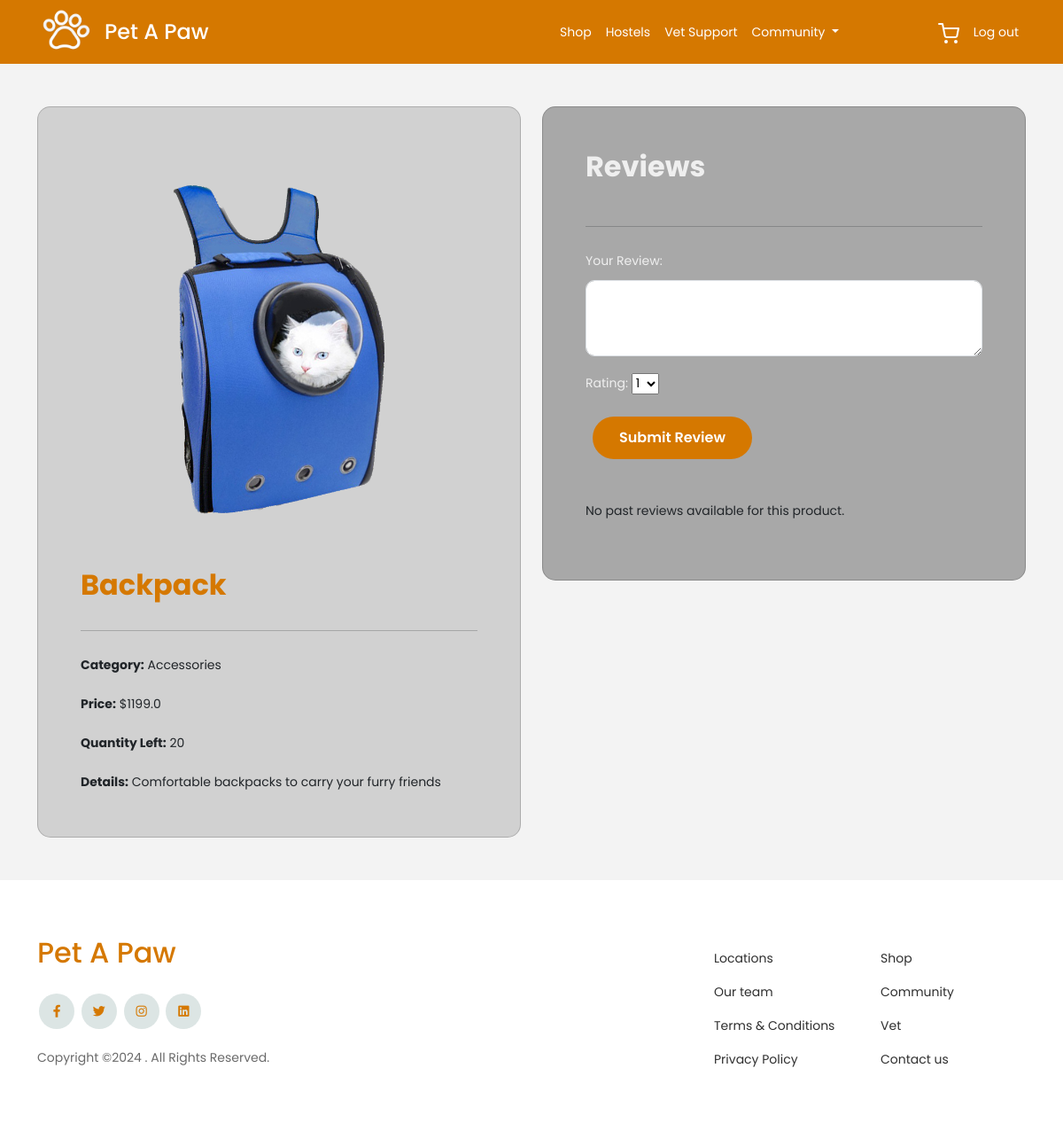
/shop/product/1/ (signed in), run on the app's committed database.
### shop/models.py (models this page shows, shortened)
class Product(models.Model):
    name = models.CharField(max_length=50)
    id = models.AutoField(primary_key=True)
    category = models.CharField(max_length=50, default="")
    price = models.FloatField(default=0)
    stock = models.IntegerField(default=0)
    details = models.TextField()
    image = models.ImageField(upload_to='product_images/', null=True, blank=True)

### shop/views.py (the view)
# urls.py: path('product/<int:id>/', views.product_view, name='single_product'),
def product_view(request, id):
    product = Product.objects.get(id=id)
    product_reviews = Review.objects.filter(product_id=id).order_by('-created_at')
    context = {'product': product, 'product_reviews': product_reviews}
    return render(request, 'shop/product.html', context=context)

### shop/templates/shop/product.html (shortened to what this page needs)
{% extends 'base.html' %}
{% load static %}
{% block content %}
    <section class="h-100 h-custom" style="background-color: #f3f3f3;">
        <div class="container py-5 h-100">
            <div class="row g-4">
                <div class="col-lg-6" >
                    <div class="card card-registration card-registration-2" style="border-radius: 15px; background-color:rgb(209, 209, 209);"">
                        <div class="card-body p-5">
                            <img src="{{ product.image.url }}" class="card-img-top mx-auto d-block" alt="Product Image">
                            <div class="d-flex justify-content-between align-items-center mt-4">
                                <h2 class="det-text fw-bold" style="color:#D57800;">{{ product.name }}</h2>
                            </div>
                            <hr class="my-4">
                            <p class="card-text ss-text"><strong>Category:</strong> {{ product.category }}</p>
                            <p class="card-text ss-text"><strong>Price:</strong> ${{ product.price }}</p>
                            <p class="card-text ss-text"><strong>Quantity Left:</strong> {{ product.stock }}</p>
                            <p class="card-text ss-text"><strong>Details:</strong> {{ product.details }}</p>
                        </div>
                    </div>
                </div>
                <div class="col-lg-6 ">
                    <div class="card bg-grey p-5" style="border-radius: 15px; background-color: #a8a8a8;">
                        <div class="d-flex justify-content-between align-items-center mb-3">
                            <h2 class="ss-text fw-bold det-text" style="color:rgb(239, 239, 239);">Reviews</h2>
                        </div>
                        <hr class="my-4">
                        <form method="post" action="{% url 'submit_review' product.id %}">
                            <div class="mb-3">
                                <label for="reviewText" class="form-label" style="color:rgb(239, 239, 239);">Your Review:</label>
                                <textarea class="form-control" id="reviewText" name="reviewText" rows="3" required></textarea>
                            </div>
                            <div class="mb-3">
                                <label for="rating" class="form-label" style="color:rgb(239, 239, 239);">Rating:</label>
                                <select id="rating" name="rating">
                                    <option value="1">1</option>
                                </select>
                            </div>
                            <button type="submit" class="btn brand search-button nav_text ms-2 mb-4" style="background-color: #D57800; border: none;"  name="submitReview">Submit Review</button>
                        </form>
                        {% if product_reviews|length == 0 %}
                            <p>No past reviews available for this product.</p>
                        {% endif %}
                    </div>
                </div>
            </div>
        </div>
    </section>
    {% include 'footer.html' %}
{% endblock %}

### home/static/css/style.css (style rules this page uses)
body { overflow-x: hidden; position: relative; }
body { font-family: 'Poppins' !important; font-weight: 400; line-height: 28px; color: #6a6a6a; font-size: 14px; background-color: #eff2f1; }
.btn { font-family: 'Poppins' !important; font-weight: 600; padding: 12px 30px; border-radius: 30px; color: #ffffff; background: #2f2f2f; border-color: #2f2f2f; }
.form-control { height: 50px; border-radius: 10px; font-family: 'Poppins' !important; }
textarea { height: auto !important; }

### data on the page
Product: image (picture), name "Backpack", category "Accessories", price "1199.0", stock "20", details "Comfortable backpacks to carry your furry friends"
